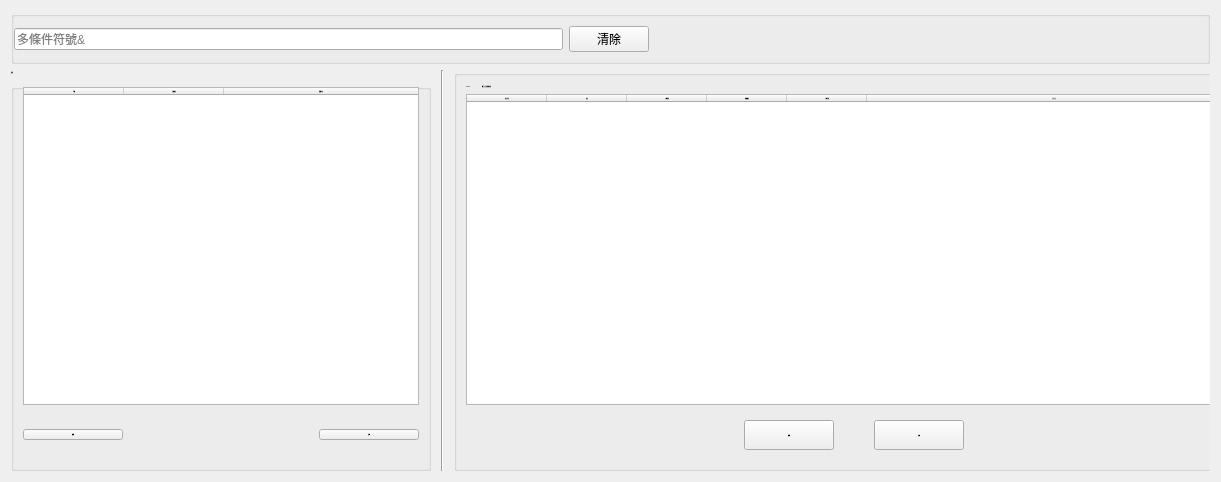
<?xml version="1.0" encoding="UTF-8"?>
<ui version="4.0">
 <class>LayerCostSetting</class>
 <widget class="QWidget" name="LayerCostSetting">
  <property name="geometry">
   <rect>
    <x>0</x>
    <y>0</y>
    <width>1221</width>
    <height>482</height>
   </rect>
  </property>
  <property name="windowTitle">
   <string>Form</string>
  </property>
  <layout class="QGridLayout" name="gridLayout">
   <item row="1" column="0">
    <widget class="QWidget" name="wBg" native="true">
     <property name="minimumSize">
      <size>
       <width>260</width>
       <height>0</height>
      </size>
     </property>
     <property name="maximumSize">
      <size>
       <width>2000</width>
       <height>16777215</height>
      </size>
     </property>
     <property name="styleSheet">
      <string notr="true">font: 18px &quot;Microsoft JhengHei UI&quot;;
</string>
     </property>
     <layout class="QGridLayout" name="gridLayout_2">
      <property name="leftMargin">
       <number>0</number>
      </property>
      <property name="topMargin">
       <number>0</number>
      </property>
      <property name="rightMargin">
       <number>0</number>
      </property>
      <property name="bottomMargin">
       <number>0</number>
      </property>
      <property name="horizontalSpacing">
       <number>10</number>
      </property>
      <property name="verticalSpacing">
       <number>0</number>
      </property>
      <item row="0" column="0">
       <widget class="QGroupBox" name="groupBox">
        <property name="sizePolicy">
         <sizepolicy hsizetype="Fixed" vsizetype="Preferred">
          <horstretch>0</horstretch>
          <verstretch>0</verstretch>
         </sizepolicy>
        </property>
        <property name="minimumSize">
         <size>
          <width>420</width>
          <height>0</height>
         </size>
        </property>
        <property name="maximumSize">
         <size>
          <width>2000</width>
          <height>16777215</height>
         </size>
        </property>
        <property name="font">
         <font>
          <pointsize>-1</pointsize>
          <italic>false</italic>
          <bold>false</bold>
         </font>
        </property>
        <property name="title">
         <string>遊戲</string>
        </property>
        <layout class="QGridLayout" name="gridLayout_3">
         <item row="1" column="0">
          <widget class="QWidget" name="widget_3" native="true">
           <property name="minimumSize">
            <size>
             <width>0</width>
             <height>48</height>
            </size>
           </property>
           <property name="styleSheet">
            <string notr="true"/>
           </property>
           <layout class="QGridLayout" name="gridLayout_6">
            <property name="leftMargin">
             <number>0</number>
            </property>
            <property name="rightMargin">
             <number>0</number>
            </property>
            <item row="0" column="2">
             <widget class="QPushButton" name="btnGameAdd">
              <property name="sizePolicy">
               <sizepolicy hsizetype="Fixed" vsizetype="Fixed">
                <horstretch>0</horstretch>
                <verstretch>0</verstretch>
               </sizepolicy>
              </property>
              <property name="minimumSize">
               <size>
                <width>100</width>
                <height>0</height>
               </size>
              </property>
              <property name="text">
               <string>新增</string>
              </property>
             </widget>
            </item>
            <item row="0" column="0">
             <widget class="QPushButton" name="btnGameEdit">
              <property name="sizePolicy">
               <sizepolicy hsizetype="Fixed" vsizetype="Fixed">
                <horstretch>0</horstretch>
                <verstretch>0</verstretch>
               </sizepolicy>
              </property>
              <property name="minimumSize">
               <size>
                <width>100</width>
                <height>0</height>
               </size>
              </property>
              <property name="text">
               <string>編輯</string>
              </property>
             </widget>
            </item>
            <item row="0" column="1">
             <spacer name="horizontalSpacer">
              <property name="orientation">
               <enum>Qt::Horizontal</enum>
              </property>
              <property name="sizeHint" stdset="0">
               <size>
                <width>40</width>
                <height>20</height>
               </size>
              </property>
             </spacer>
            </item>
           </layout>
          </widget>
         </item>
         <item row="0" column="0">
          <widget class="QTableWidget" name="tbGame">
           <property name="sizePolicy">
            <sizepolicy hsizetype="Minimum" vsizetype="Expanding">
             <horstretch>0</horstretch>
             <verstretch>0</verstretch>
            </sizepolicy>
           </property>
           <property name="minimumSize">
            <size>
             <width>380</width>
             <height>0</height>
            </size>
           </property>
           <property name="focusPolicy">
            <enum>Qt::StrongFocus</enum>
           </property>
           <property name="editTriggers">
            <set>QAbstractItemView::DoubleClicked</set>
           </property>
           <property name="selectionMode">
            <enum>QAbstractItemView::SingleSelection</enum>
           </property>
           <property name="selectionBehavior">
            <enum>QAbstractItemView::SelectRows</enum>
           </property>
           <attribute name="horizontalHeaderDefaultSectionSize">
            <number>100</number>
           </attribute>
           <attribute name="horizontalHeaderStretchLastSection">
            <bool>true</bool>
           </attribute>
           <attribute name="verticalHeaderVisible">
            <bool>false</bool>
           </attribute>
           <column>
            <property name="text">
             <string>代號</string>
            </property>
           </column>
           <column>
            <property name="text">
             <string>售價參數</string>
            </property>
           </column>
           <column>
            <property name="text">
             <string>遊戲名稱</string>
            </property>
           </column>
          </widget>
         </item>
        </layout>
       </widget>
      </item>
      <item row="0" column="2">
       <widget class="QGroupBox" name="groupBox_2">
        <property name="sizePolicy">
         <sizepolicy hsizetype="Minimum" vsizetype="Preferred">
          <horstretch>0</horstretch>
          <verstretch>0</verstretch>
         </sizepolicy>
        </property>
        <property name="minimumSize">
         <size>
          <width>800</width>
          <height>0</height>
         </size>
        </property>
        <property name="font">
         <font>
          <pointsize>-1</pointsize>
          <italic>false</italic>
          <bold>false</bold>
         </font>
        </property>
        <property name="title">
         <string/>
        </property>
        <layout class="QGridLayout" name="gridLayout_4">
         <property name="horizontalSpacing">
          <number>10</number>
         </property>
         <item row="0" column="1">
          <widget class="QLabel" name="lbItemTitle1">
           <property name="sizePolicy">
            <sizepolicy hsizetype="Expanding" vsizetype="Preferred">
             <horstretch>0</horstretch>
             <verstretch>0</verstretch>
            </sizepolicy>
           </property>
           <property name="font">
            <font>
             <pointsize>-1</pointsize>
             <italic>false</italic>
             <bold>false</bold>
            </font>
           </property>
           <property name="text">
            <string>請先在左側選擇遊戲</string>
           </property>
          </widget>
         </item>
         <item row="0" column="0">
          <widget class="QLabel" name="lbItemTitle0">
           <property name="sizePolicy">
            <sizepolicy hsizetype="Fixed" vsizetype="Preferred">
             <horstretch>0</horstretch>
             <verstretch>0</verstretch>
            </sizepolicy>
           </property>
           <property name="font">
            <font>
             <pointsize>-1</pointsize>
             <italic>false</italic>
             <bold>false</bold>
            </font>
           </property>
           <property name="text">
            <string>TextLabel</string>
           </property>
          </widget>
         </item>
         <item row="1" column="0" colspan="2">
          <widget class="QTableWidget" name="tbGameItem">
           <property name="font">
            <font>
             <pointsize>-1</pointsize>
             <italic>false</italic>
             <bold>false</bold>
            </font>
           </property>
           <property name="styleSheet">
            <string notr="true"/>
           </property>
           <property name="editTriggers">
            <set>QAbstractItemView::NoEditTriggers</set>
           </property>
           <property name="selectionMode">
            <enum>QAbstractItemView::SingleSelection</enum>
           </property>
           <property name="selectionBehavior">
            <enum>QAbstractItemView::SelectRows</enum>
           </property>
           <attribute name="horizontalHeaderMinimumSectionSize">
            <number>35</number>
           </attribute>
           <attribute name="horizontalHeaderDefaultSectionSize">
            <number>80</number>
           </attribute>
           <attribute name="horizontalHeaderStretchLastSection">
            <bool>true</bool>
           </attribute>
           <attribute name="verticalHeaderVisible">
            <bool>false</bool>
           </attribute>
           <attribute name="verticalHeaderMinimumSectionSize">
            <number>32</number>
           </attribute>
           <column>
            <property name="text">
             <string>商品名稱</string>
            </property>
           </column>
           <column>
            <property name="text">
             <string>啟用</string>
            </property>
           </column>
           <column>
            <property name="text">
             <string>台幣原價</string>
            </property>
           </column>
           <column>
            <property name="text">
             <string>業積點數</string>
            </property>
           </column>
           <column>
            <property name="text">
             <string>台幣售價</string>
            </property>
           </column>
           <column>
            <property name="text">
             <string>支付方式</string>
            </property>
           </column>
          </widget>
         </item>
         <item row="2" column="0" colspan="2">
          <widget class="QWidget" name="widget_2" native="true">
           <property name="sizePolicy">
            <sizepolicy hsizetype="Expanding" vsizetype="Preferred">
             <horstretch>0</horstretch>
             <verstretch>0</verstretch>
            </sizepolicy>
           </property>
           <property name="minimumSize">
            <size>
             <width>0</width>
             <height>48</height>
            </size>
           </property>
           <property name="styleSheet">
            <string notr="true"/>
           </property>
           <layout class="QGridLayout" name="gridLayout_5">
            <property name="horizontalSpacing">
             <number>40</number>
            </property>
            <item row="0" column="3">
             <spacer name="horizontalSpacer_3">
              <property name="orientation">
               <enum>Qt::Horizontal</enum>
              </property>
              <property name="sizeHint" stdset="0">
               <size>
                <width>40</width>
                <height>20</height>
               </size>
              </property>
             </spacer>
            </item>
            <item row="0" column="1">
             <widget class="QPushButton" name="btnItemEdit">
              <property name="sizePolicy">
               <sizepolicy hsizetype="Minimum" vsizetype="Preferred">
                <horstretch>0</horstretch>
                <verstretch>0</verstretch>
               </sizepolicy>
              </property>
              <property name="minimumSize">
               <size>
                <width>90</width>
                <height>0</height>
               </size>
              </property>
              <property name="text">
               <string>編輯</string>
              </property>
             </widget>
            </item>
            <item row="0" column="2">
             <widget class="QPushButton" name="btnItemAdd">
              <property name="sizePolicy">
               <sizepolicy hsizetype="Minimum" vsizetype="Preferred">
                <horstretch>0</horstretch>
                <verstretch>0</verstretch>
               </sizepolicy>
              </property>
              <property name="minimumSize">
               <size>
                <width>90</width>
                <height>0</height>
               </size>
              </property>
              <property name="text">
               <string>新增</string>
              </property>
             </widget>
            </item>
            <item row="0" column="0">
             <spacer name="horizontalSpacer_2">
              <property name="orientation">
               <enum>Qt::Horizontal</enum>
              </property>
              <property name="sizeHint" stdset="0">
               <size>
                <width>40</width>
                <height>20</height>
               </size>
              </property>
             </spacer>
            </item>
           </layout>
          </widget>
         </item>
        </layout>
       </widget>
      </item>
      <item row="0" column="1">
       <widget class="Line" name="line">
        <property name="orientation">
         <enum>Qt::Vertical</enum>
        </property>
       </widget>
      </item>
     </layout>
    </widget>
   </item>
   <item row="0" column="0">
    <widget class="QGroupBox" name="groupBox_3">
     <layout class="QHBoxLayout" name="horizontalLayout_2">
      <property name="leftMargin">
       <number>0</number>
      </property>
      <item>
       <widget class="QLineEdit" name="txSearch">
        <property name="placeholderText">
         <string>多條件符號&amp;</string>
        </property>
       </widget>
      </item>
      <item>
       <widget class="QPushButton" name="btnClear">
        <property name="text">
         <string>清除</string>
        </property>
       </widget>
      </item>
      <item>
       <spacer name="horizontalSpacer_4">
        <property name="orientation">
         <enum>Qt::Horizontal</enum>
        </property>
        <property name="sizeHint" stdset="0">
         <size>
          <width>40</width>
          <height>20</height>
         </size>
        </property>
       </spacer>
      </item>
     </layout>
    </widget>
   </item>
  </layout>
 </widget>
 <resources/>
 <connections/>
</ui>
